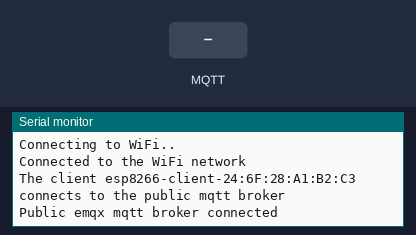
Bench run of a sketch on a simulated ESP8266 (NodeMCU). On the bench: the last lines printed to the serial monitor. The inputs (shaded band) are chosen by the test bench. WiFi joins after 1.5 s; servers stay silent unless stated; no MQTT or app messages arrive unless stated.

Above: at 2.7 s.
2.8 s: MQTT message "1" arrives on the first subscribed topic
At 3.4 s:
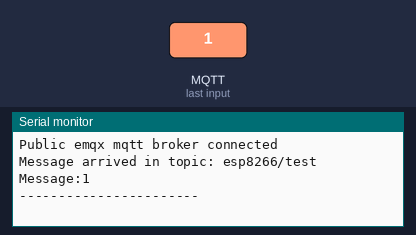
4.3 s: MQTT message "on" arrives on the first subscribed topic
At 5.5 s:
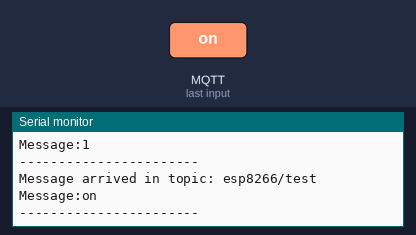
5.8 s: MQTT message "off" arrives on the first subscribed topic
At 6.9 s:
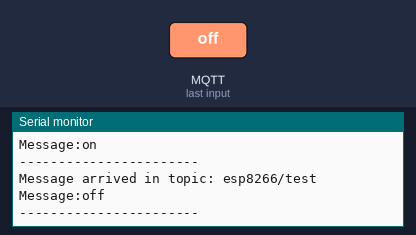

The sketch:

Sub_Pub.ino
```cpp
#include <ESP8266WiFi.h>
#include <PubSubClient.h>

// WiFi
const char *ssid = "haifa"; // Enter your WiFi name
const char *password = "13499981";  // Enter WiFi password

// MQTT Broker
const char *mqtt_broker = "broker.emqx.io";
const char *topic = "esp8266/test";
const char *mqtt_username = "haifa";
const char *mqtt_password = "13499981";
const int mqtt_port = 1883;

WiFiClient espClient;
PubSubClient client(espClient);

void setup() {
  // Set software serial baud to 115200;
  Serial.begin(115200);
  // connecting to a WiFi network
  WiFi.begin(ssid, password);
  while (WiFi.status() != WL_CONNECTED) {
      delay(500);
      Serial.println("Connecting to WiFi..");
  }
  Serial.println("Connected to the WiFi network");
  //connecting to a mqtt broker
  client.setServer(mqtt_broker, mqtt_port);
  client.setCallback(callback);
  while (!client.connected()) {
      String client_id = "esp8266-client-";
      client_id += String(WiFi.macAddress());
      Serial.printf("The client %s connects to the public mqtt broker\n", client_id.c_str());
      if (client.connect(client_id.c_str(), mqtt_username, mqtt_password)) {
          Serial.println("Public emqx mqtt broker connected");
      } else {
          Serial.print("failed with state ");
          Serial.print(client.state());
          delay(2000);
      }
  }
  // publish and subscribe
  client.publish(topic, "hello emqx");
  client.subscribe(topic);
}

void callback(char *topic, byte *payload, unsigned int length) {
  Serial.print("Message arrived in topic: ");
  Serial.println(topic);
  Serial.print("Message:");
  for (int i = 0; i < length; i++) {
      Serial.print((char) payload[i]);
  }
  Serial.println();
  Serial.println("-----------------------");
}

void loop() {
  client.loop();
}
```

Measured:
- after the input at 2.8 s, the serial monitor: prints a new line at once (image 1)
- after the input at 4.3 s, the serial monitor: prints a new line at once (image 2)
- after the input at 5.8 s, the serial monitor: prints a new line at once (image 3)
